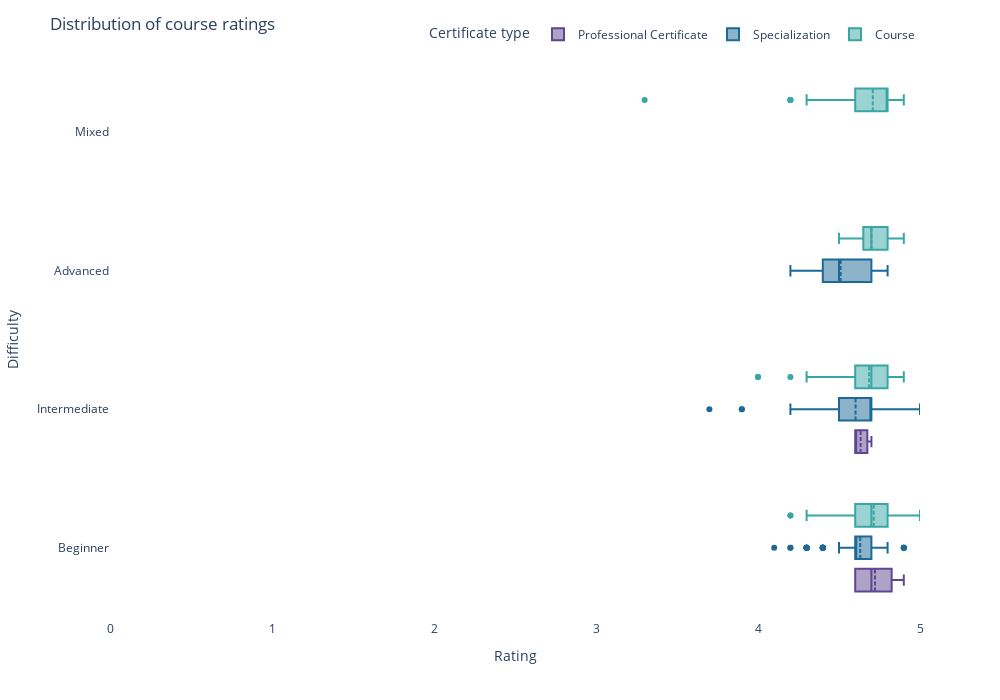

This figure's notebook cell:
### Markdown cell above
This ended up separating 78 rows of data.

##### Ratings

### Code cell
fig = px.box(
    df, 
    y = "course_difficulty", 
    x="course_rating", 
    color = "course_Certificate_type", 
    custom_data=[
        "course_title", 
        "course_students_enrolled", 
        "course_organization"
    ],
    width=1000, 
    height=700,
    color_discrete_sequence=px.colors.qualitative.Prism
)

fig.update_layout(
    title = "Distribution of course ratings",
    xaxis=dict(
        title="Rating",
        range=[0, 5] 
    ),
    yaxis_title = "Difficulty",
    legend_title = "Certificate type",
    plot_bgcolor= "white",
    hoverlabel=dict(
        bgcolor="white",
        bordercolor = "white",
        font=dict(color="#494a5e")
    ),
    legend=dict(
        orientation="h",
        yanchor="bottom",
        y=1.02,
        xanchor="right",
        x=1
    )
)   
      
fig.update_traces(
    hovertemplate="Title: <b>%{customdata[0]}</b><br>" + 
                  "Organization: %{customdata[2]}<br>" +
                  "Students Enrolled: %{customdata[1]:,.0f}<br>" +
                  "Rating: %{x}<br>",
    boxmean=True
)

fig.show()

### Figure 1 — Plotly figure (JSON) as saved in the notebook; plotly's stock layout.template omitted (floating-point values rounded to 4 significant figures; data arrays with more than 128 entries replaced by an {"elided": "..."} marker saying what was removed)
{"data": [{"alignmentgroup": "True", "boxmean": true, "customdata": [["Ibm Data Science", 480000, "Ibm"], ["Google It Support", 350000, "Google"], ["Cloud Engineering With Google Cloud", 310000, "Google Cloud"], ["Ibm Applied Ai", 220000, "Ibm"], ["Data Engineering With Google Cloud", 120000, "Google Cloud"], ["Google It Automation With Python", 93000, "Google"], ["Ibm Ai Engineering", 140000, "Ibm"], ["Arizona State University Tesol", 150000, "Arizona State University"], ["Uci Project Management", 44000, "University Of California, Irvine"], ["Sas Programmer", 370000, "Sas"], ["Soporte De Tecnologías De La Información De Google", 8800, "Crece Con Google"], ["Sas Visual Business Analytics", 2600, "Sas"]], "hovertemplate": "Title: <b>%{customdata[0]}</b><br>Organization: %{customdata[2]}<br>Students Enrolled: %{customdata[1]:,.0f}<br>Rating: %{x}<br>", "legendgroup": "Professional Certificate", "marker": {"color": "rgb(95, 70, 144)"}, "name": "Professional Certificate", "notched": false, "offsetgroup": "Professional Certificate", "orientation": "h", "showlegend": true, "type": "box", "x": [4.6, 4.8, 4.7, 4.6, 4.6, 4.7, 4.6, 4.9, 4.6, 4.8, 4.9, 4.6], "x0": " ", "xaxis": "x", "y": ["Beginner", "Beginner", "Intermediate", "Beginner", "Intermediate", "Beginner", "Intermediate", "Beginner", "Beginner", "Beginner", "Beginner", "Beginner"], "y0": " ", "yaxis": "y"}, {"alignmentgroup": "True", "boxmean": true, "customdata": {"elided": "297x3 mixed values"}, "hovertemplate": "Title: <b>%{customdata[0]}</b><br>Organization: %{customdata[2]}<br>Students Enrolled: %{customdata[1]:,.0f}<br>Rating: %{x}<br>", "legendgroup": "Specialization", "marker": {"color": "rgb(29, 105, 150)"}, "name": "Specialization", "notched": false, "offsetgroup": "Specialization", "orientation": "h", "showlegend": true, "type": "box", "x": {"elided": "297 float values"}, "x0": " ", "xaxis": "x", "y": {"elided": "297 str values"}, "y0": " ", "yaxis": "y"}, {"alignmentgroup": "True", "boxmean": true, "customdata": {"elided": "582x3 mixed values"}, "hovertemplate": "Title: <b>%{customdata[0]}</b><br>Organization: %{customdata[2]}<br>Students Enrolled: %{customdata[1]:,.0f}<br>Rating: %{x}<br>", "legendgroup": "Course", "marker": {"color": "rgb(56, 166, 165)"}, "name": "Course", "notched": false, "offsetgroup": "Course", "orientation": "h", "showlegend": true, "type": "box", "x": {"elided": "582 float values"}, "x0": " ", "xaxis": "x", "y": {"elided": "582 str values"}, "y0": " ", "yaxis": "y"}], "layout": {"boxmode": "group", "height": 700, "hoverlabel": {"bgcolor": "white", "bordercolor": "white", "font": {"color": "#494a5e"}}, "legend": {"orientation": "h", "title": {"text": "Certificate type"}, "tracegroupgap": 0, "x": 1, "xanchor": "right", "y": 1.02, "yanchor": "bottom"}, "margin": {"t": 60}, "plot_bgcolor": "white", "title": {"text": "Distribution of course ratings"}, "width": 1000, "xaxis": {"anchor": "y", "domain": [0, 1], "range": [0, 5], "title": {"text": "Rating"}}, "yaxis": {"anchor": "x", "domain": [0, 1], "title": {"text": "Difficulty"}}}}
